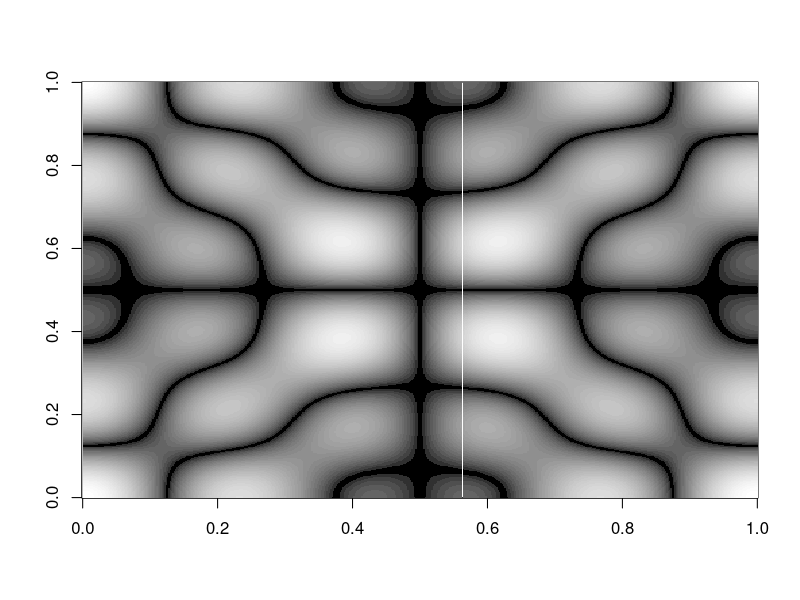

Here is the R script that generated this plot:
# Chladi 41 - similar to Chladni's original figure 41

# Generates an image similar to a "chladni Figure." chladni Figures are nodal patterns
# that occur on vibrating surfaces.

# The surface is modeled as a matrix, each point representing the 
# displacement of the surface while vibrating.
# The vibration is modled as the sum of a set of terms, each of which
# is a product of cos waves - one along the x direction, one along the y direction.
# The cos wave terms have different frequencies - starting with the 
# 'fundamental' frequency (wavelength is 1/2 the length of the surface),
# and followed by various 'harmonics'. 

t <- 0:500
f <- 2*pi/500
i <- 0
chladni  <- rep(1, 501) # first row is one, as cos(0) = 1

# Now add 500 more rows, first factor in each term varies as we go across a row (from t)
# second factor of each term varies as we go down a column (from i)
for ( i in 1:500) { 
  chladni  <- rbind(chladni , 
                    + cos(3/2*f*t)*cos(3/2*f*i) 
                    + cos(5/2*f*t)*cos(5/2*f*i)
  )
}
# Reset the graph layout in case it was previously set elsewhere.
par(mfrow=c(1,1))

# We want the matrix to record just the displacement of each
# point, not whether it happens to be up or down - in a standing
# wave the non nodal areas oscillate between positive and negative.
# So just take the absolute value of each point.
chladni <- abs(chladni)

# use the image or contour functions to display the results
image(chladni, col=grey.colors(40, start=0, end=1))
#contour(chladni)